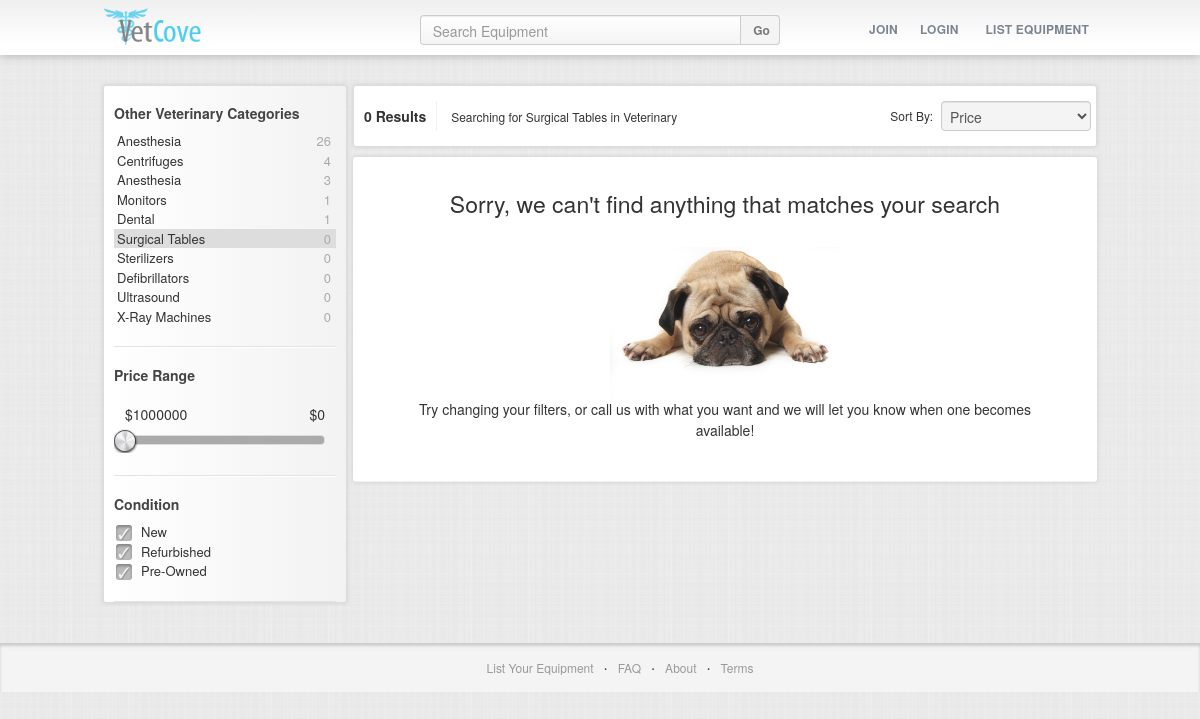
Page /productsearch/veterinary/tables on the earlier database version.
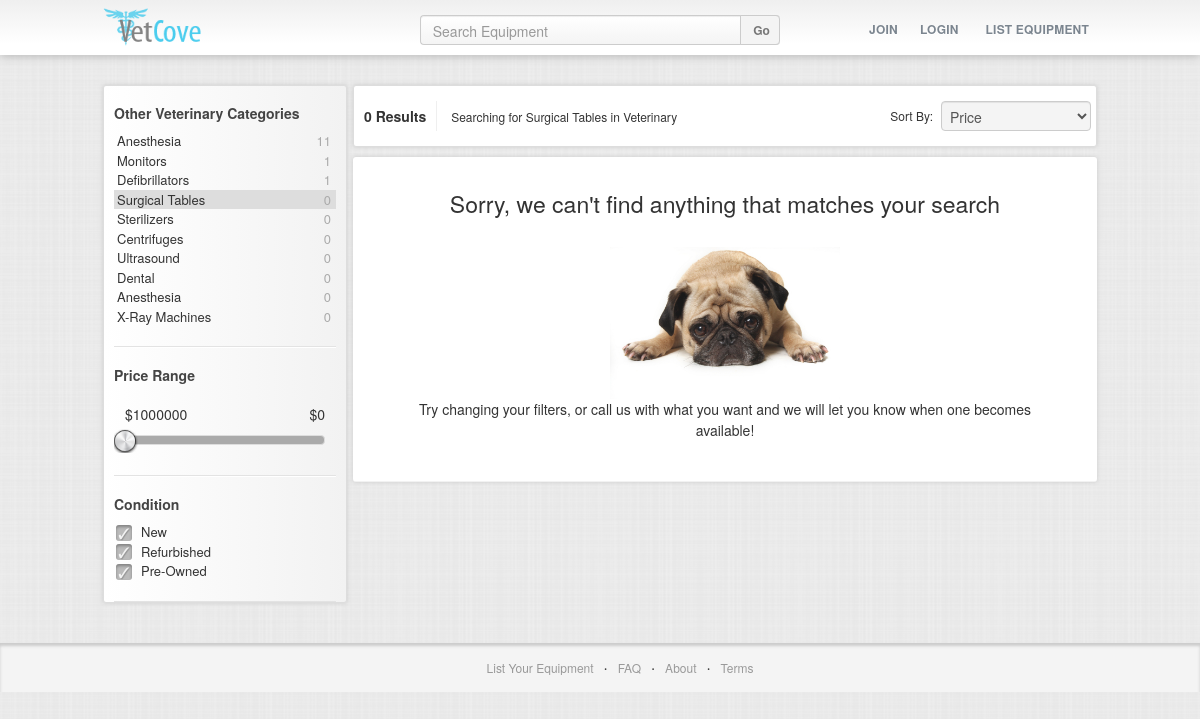
Same page on the later database version.
### deviceapp/models.py (models this page shows, shortened)
class Industry(models.Model):
	name = models.CharField(max_length=40)
	displayname = models.CharField(max_length=50)

class DeviceCategory(models.Model):
	name = models.CharField(max_length=60)
	displayname = models.CharField(max_length=50)
	industries = models.ManyToManyField(Industry)
	totalunits = models.IntegerField()

### deviceapp/views.py (the view)
# urls.py: url(r'^productsearch/(?P<industryterm>\w+)/(?P<devicecategoryterm>\w+)','deviceapp.views.productsearch'),
def productsearch(request,industryterm,devicecategoryterm):
	catlist = DeviceCategory.objects.order_by('totalunits').reverse()
	manufacturers = Manufacturer.objects.all()
	category = DeviceCategory.objects.get(name=devicecategoryterm)
	pricelow = 1000000
	pricehigh = 0
	industrysearch = Industry.objects.get(name=industryterm)
	industryterm = industrysearch.displayname
	searchquery = category.displayname+" in "+industryterm
	categorysearch = catlist
	itemqs = Item.objects.filter(devicecategory=category).order_by('price')
	if len(itemqs) > 5:
		more = True
	else:
		more = False
	for itm in itemqs:
		pricelow = min(pricelow,itm.price)
		pricehigh = max(pricehigh,itm.price)
	return render_to_response('search.html',{'resultcount':len(itemqs),'more':more,'pricelow':pricelow,'pricehigh':pricehigh,'searchquery':searchquery,'items':itemqs[0:5],'categories':catlist,'category':category,'ind':industrysearch.name,'manufacturer':manufacturers},context_instance=RequestContext(request))

### medapp/templates/search.html (shortened to what this page needs)
{% extends 'base.html' %}
{% block headercss %}
<link href='{{STATIC_URL}}css/base.css' rel='stylesheet' type='text/css' />
<link href='{{STATIC_URL}}css/productitem.css' rel='stylesheet' type='text/css' />
<link href='{{STATIC_URL}}css/jquery-ui-1.10.3.custom.css' rel='stylesheet' type='text/css' />
<link href='{{STATIC_URL}}css/search.css' rel='stylesheet' type='text/css' />
{% endblock%}
{% block content %}
{% load humanize %}
<div class='row searchcontainer'>
  <div class='col-xs-12 col-sm-3 filtercontainer'>
  	<div class='filterbox'>
  		<div class='filter-category notopborder'>
			<h2>Other {{ind | title}} Categories</h2>
			{% for cat in categories %}
				{% if cat.totalunits > -1 %}
					<a class="catlink {% if category.name == cat.name %} active{% endif %}" href="/productsearch/{{ind}}/{{cat.name}}">{{cat.displayname}} <span>{{cat.totalunits}}</span></a>
				{% endif %}
			{% endfor %}
		</div>
		<div id='pricecategory' class='filter-category'>
  			<h2>Price Range</h2>
  			<div id='price-slider-container'>
  				<p id='lowprice'>$<span>{{pricelow}}</span></p>
  				<p id='highprice'>$<span>{{pricehigh}}</span></p>
  				<div id='price-range' class='light-gradient'></div>
  			</div>
  		</div>
  		<div class='filter-category'>
  			<h2>Condition</h2>
  			<div class='checkbox'>
				<label for='new'>New</label>
				<label for='refurbished'>Refurbished</label>
				<label for='preowned'>Pre-Owned</label>
			</div>
  		</div>
  	</div>
  </div>
  <div class='col-xs-12 col-sm-9 resultscontainer'>
  	<div class='resultsbox resultsnav'>
  		<div id='sortby'>
  			<p> Sort By: </p>
  			<select class='form-control'>
  				<option> Price </option>
  			</select>
  		</div>
  		<div id='numberofresults'>{{ resultcount }} Results</div>
  		<p>Searching for {{ searchquery }}</p>
  	</div>
  	<div class='resultsbox' id='resultsbody'>
		<div id="noresults" class="resultitem">
			<p class="noluck">Sorry, we can't find anything that matches your search</p>
			<img class="noresults" src="{{STATIC_URL}}img/saddog.jpg"/>
			<p>Try changing your filters, or call us with what you want and we will let you know when one becomes available!</p>
		</div>
  	</div>
  </div>
</div>
{% endblock %}

### medapp/templates/base.html (shortened to what this page needs)
<!DOCTYPE html>
<html lang="en">
<head>
<link href="{{STATIC_URL}}css/bootstrap.min.css" rel="stylesheet" type="text/css" />
<link href="{{STATIC_URL}}css/buttons.css" rel="stylesheet" type="text/css" />
<link href="{{STATIC_URL}}css/base.css" rel="stylesheet" type="text/css" />
{% block headercss %}{% endblock %}
</head>
<body>
{% block header %}
<div class="navbar">
  <div class="contain">
	<div class="navbar-header">
	  <a class="navbar-brand" href="/" alt="medbay"><img src="{{STATIC_URL}}img/vetcove_logo.png" alt="Devicerock"/></a>
	</div>
	<div class="navbar-collapse collapse navbar-right">
	  <ul class="nav navbar-nav" id="menuitems">
		{% if user.is_authenticated %}
		<li><a href="/listintro">List</a></li>
		<li class="dropdown">
			<a href="#" class="dropdown-toggle" data-toggle="dropdown">{{user.username}}<b class="caret"></b></a>
			<ul class="dropdown-menu">
			  <li><a href="/saveditems">Saved Items</a></li>
			  <li><a href="/listeditems">Your Listed Items</a></li>
			  <li><a href="/accounthistory">Account History</a></li>
			  <li><a href="/settings">Settings</a></li>
			  <li><a href="/profile">Profile</a></li>
			  <li><a href="/logout">Logout</a></li>
			</ul>
		</li>
		{% else %}
		<li><a href="/signup">Join</a></li>
		<li><a href="/login">Login</a></li>
		<li id="listequipment"><a href="/listintro">List Equipment</a></li>
		{% endif %}
	  </ul>
	</div>
	<div id="desktopsearchbar" class="desktopsearchbar navbar-center">
		<form id="searchform" class="customsearchbar" action="/customsearch" method="get">
			<input name="q" id="searchinput" autocomplete="off" class="form-control" type="text" placeholder="Search Equipment"></input>
			<button type="submit" class="btn">Go</button>
		</form>
	</div>
  </div>
</div>
{% endblock %}
{% block content %}
{% endblock %}
{% block footer %}
<footer class="footer">
	<ul>
		<li><a href="/listintro">List Your Equipment</a></li>
		<li class="dot"> &#8901; </li>
		<li><a href="/faq">FAQ</a></li>
		<li class="dot"> &#8901; </li>
		<li><a href="#">About</a></li>
		<li class="dot"> &#8901; </li>
		<li><a href="#">Terms</a></li>
	</ul>
</footer>
{% endblock %}
</body>
</html>

### medapp/templates/productsearchitem.html (shortened to what this page needs)
{% load humanize %}

### medapp/static/css/base.css (style rules this page uses)
body { font-family: "helvetica neue",arial,helvetica,freesans,"liberation sans","numbus sans l",sans-serif; line-height: 1.5; background: #f4f4f4; background-image: url("../img/fabric_plaid.png"); }
.contain { max-width: 1030px; margin: 0 auto; padding: 0; }
a { outline: none; }
.navbar { border-radius: 0px; margin: 0; height: 55px; background: #fff; box-shadow: 0 0 10px #aaa; border:none; background-image: -ms-linear-gradient(bottom, #FFFFFF 0%, #FFFFFF 20%, #EFEFEF 100%); background-image: -moz-linear-gradient(bottom, #FFFFFF 0%, #FFFFFF 20%, #EFEFEF 100%); background-image: -o-linear-gradient(bottom, #FFFFFF 0%, #FFFFFF 20%, #EFEFEF 100%); background-image: -webkit-gradient(linear, left bottom, left top, color-stop(0, #FFFFFF), color-stop(0.2, #FFFFFF), color-stop(1, #EFEFEF)); background-image: -webkit-linear-gradient(bottom, #FFFFFF 0%, #FFFFFF 20%, #EFEFEF 100%); background-image: linear-gradient(to top, #FFFFFF 0%, #FFFFFF 20%, #EFEFEF 100%); }
.navbar-center form input { width: 100%; }
.navbar-brand { padding: 7px; }
.navbar-brand img { width: 100px; }
#menuitems li a { transition: color .2s; letter-spacing: .2px; font-weight: 700; text-transform: uppercase; color: #7B858F; margin: 5px 0 4px 0; padding: 3px 10px 0px 10px; border-radius: 4px; font-size: 12px; line-height: 40px; transition: color .2s; border:1px solid transparent; text-shadow: 0 1px 1px #fff; }
#menuitems #listequipment a { margin-left: 5px; }
#desktopsearchbar { padding-top: 15px; margin: 0 auto; width: 35%; max-width: 650px; }
.navbar-brand { font-weight: 800; margin-left: 10px; color: #7B858F; transition: color .2s; }
.customsearchbar input { height: 30px; padding-bottom: 5px; border-top-left-radius: 4px; border-bottom-left-radius: 4px; width: 100%; float: left; border-right: none; margin: 0; padding-right: 45px; background-image: -ms-linear-gradient(top, #FFFFFF 0%, #F4F4F4 100%); background-image: -moz-linear-gradient(top, #FFFFFF 0%, #F4F4F4 100%); background-image: -o-linear-gradient(top, #FFFFFF 0%, #F4F4F4 100%); background-image: -webkit-gradient(linear, left top, left bottom, color-stop(0, #FFFFFF), color-stop(1, #F4F4F4)); background-image: -webkit-linear-gradient(top, #FFFFFF 0%, #F4F4F4 100%); background-image: linear-gradient(to bottom, #FFFFFF 0%, #F4F4F4 100%); }
.customsearchbar button { float: left; height: 30px; width: 40px; margin-left: -40px; border-radius: 0px; border:1px solid #ccc; background: #f4f4f4; color: #777; font-size: 12px; line-height: 15px; font-weight: 800; border-top-right-radius: 4px; border-bottom-right-radius: 4px; transition: background .2s; }
footer { box-shadow: inset 0 3px 3px #ccc; background: #f4f4f4; padding-bottom: 0px; }
footer ul { list-style-type: none; text-align: center; margin: 0 auto 0px auto; }
footer ul li { display: inline-block; padding: 0 3px; line-height: 40px; margin: 4px 0; }
footer ul li a { color: #999; font-size: 12px; font-weight: 200; transition: color .15s; }

Differences in the rows shown:
changed DeviceCategory (number 1 of 10 on the later page): totalunits "26" → "11"
changed DeviceCategory "Defibrillators": totalunits "0" → "1"; moves up the list
changed DeviceCategory "Centrifuges": totalunits "4" → "0"; moves down the list
changed DeviceCategory "Dental": totalunits "1" → "0"; moves down the list
changed DeviceCategory (number 9 of 10 on the later page): totalunits "3" → "0"; moves down the list
